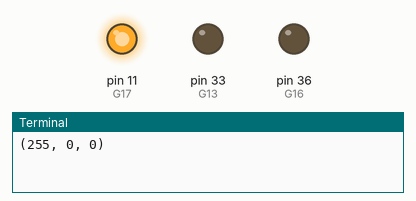
This program was run on a simulated Raspberry Pi (header pin numbers). Parts: output pins drawn as LEDs (lit = HIGH), the last lines printed to the terminal.

Above: at 0.1 s.
At 6.1 s:
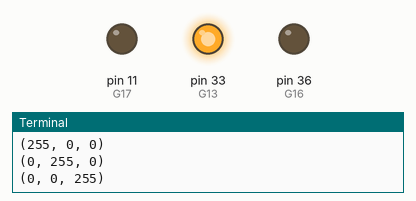
At 9.1 s:
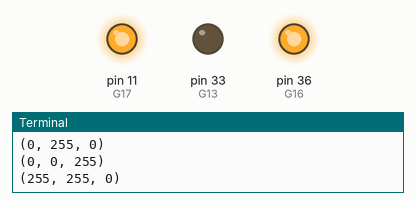
At 18.1 s:
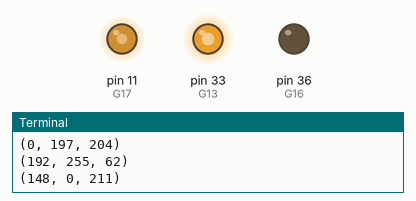
At 27.1 s:
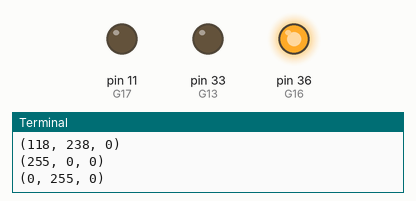
At 36.1 s:
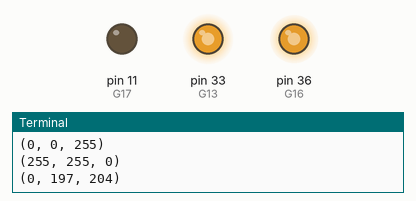
Timing chart, 0 to 40.0 s (numbered marks = the images above):
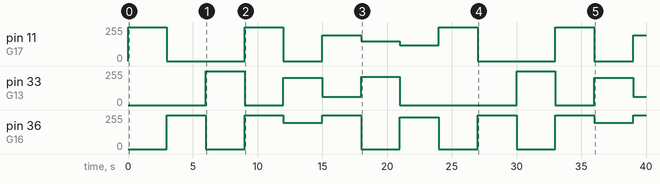

The program:

raspberry.py
```python
import RPi.GPIO as GPIO
import time
from pin_dic import pin_dic

class RGB_LED(object):
    def __init__(self,pin_R,pin_G,pin_B):
        self.pins = [pin_R,pin_G,pin_B]

        # 设置为输出引脚，初始化第电平，灯灭
        for pin in self.pins:
            GPIO.setup(pin, GPIO.OUT)
            GPIO.output(pin, GPIO.LOW)

        # 设置三个引脚为pwm对象，频率2000
        self.pwm_R = GPIO.PWM(pin_R, 2000)
        self.pwm_G = GPIO.PWM(pin_G, 2000)
        self.pwm_B = GPIO.PWM(pin_B, 2000)

        # 初始占空比为0
        self.pwm_R.start(0)
        self.pwm_G.start(0)
        self.pwm_B.start(0)

    def color2ratio(self,x,min_color,max_color,min_ratio,max_ratio):
        return (x - min_color) * (max_ratio - min_ratio) / (max_color - min_color) + min_ratio

    def setColor(self,col):
        R_val,G_val,B_val = col

        R =self.color2ratio(R_val, 0, 255, 0, 100)
        G =self.color2ratio(G_val, 0, 255, 0, 100)
        B =self.color2ratio(B_val, 0, 255, 0, 100)
        # 改变占空比
        self.pwm_R.ChangeDutyCycle(R)
        self.pwm_G.ChangeDutyCycle(G)
        self.pwm_B.ChangeDutyCycle(B)

    def destroy(self):
        self.pwm_R.stop()
        self.pwm_G.stop()
        self.pwm_B.stop()
        for pin in self.pins:
            GPIO.output(pin, GPIO.HIGH)
        GPIO.cleanup()


# 设置引脚编号模式
GPIO.setmode(GPIO.BOARD)

# 定义三个引脚
pin_R = pin_dic['G17']
pin_G = pin_dic['G16']
pin_B = pin_dic['G13']

# 定义 RGB_LED 对象
m_RGB_LED = RGB_LED(pin_R,pin_G,pin_B)


if __name__ == "__main__":

    # 设置引脚编号模式
    GPIO.setmode(GPIO.BOARD)

    # 定义三个引脚
    pin_R = pin_dic['G17']
    pin_G = pin_dic['G16']
    pin_B = pin_dic['G13']

    # 定义 RGB_LED 对象
    m_RGB_LED = RGB_LED(pin_R,pin_G,pin_B)

    # 定义显示的颜色（R，G，B）
    colors = [(255,0,0),(0,255,0),(0,0,255),(255,255,0),(0,197,204),(192,255,62),(148,0,211),(118,238,00)]

    # 循环显示各种颜色
    try:
        while True:
            for col in colors:
                # 打印颜色
                print(col)
                # 设置颜色
                m_RGB_LED.setColor(col)
                # 延时
                time.sleep(3)
    except KeyboardInterrupt:
        print('\n Ctrl + C QUIT')
    finally:
        m_RGB_LED.destroy()
```

pin_dic.py
```python
pin_dic = {
            'SDA':3,
            'SLC':5,
            'G4' :7,
            'G17':11,
            'G27':13,
            'G22':15,
            'MOSI':19,
            'MISO':21,
            'SCL':23,
            'IDSD':27,
            'G5':29,
            'G6':31,
            'G13':33,
            'G19':35,
            'G26':37,
            'TXD':8,
            'RXD':10,
            'G18':12,
            'G23':16,
            'G24':18,
            'G25':32,
            'CE0':24,
            'CE1':26,
            'IDSC':28,
            'G12':32,
            'G16':36,
            'G20':38,
            'G21':40}
```

Measured:
- by itself, pin 11 (G17): 0/255 → 255/255 at 0.00 s, → 0/255 3.0 s later, → 255/255 6.0 s later, → 0/255 3.0 s later, … (12 changes in this stretch)
- by itself, pin 33 (G13): 0/255 → 255/255 at 6.0 s, → 0/255 3.0 s later, → 204/255 3.0 s later, → 62/255 3.0 s later, … (10 changes in this stretch)
- by itself, pin 36 (G16): 0/255 → 255/255 at 3.0 s, → 0/255 3.0 s later, → 255/255 3.0 s later, → 197/255 3.0 s later, … (13 changes in this stretch)
